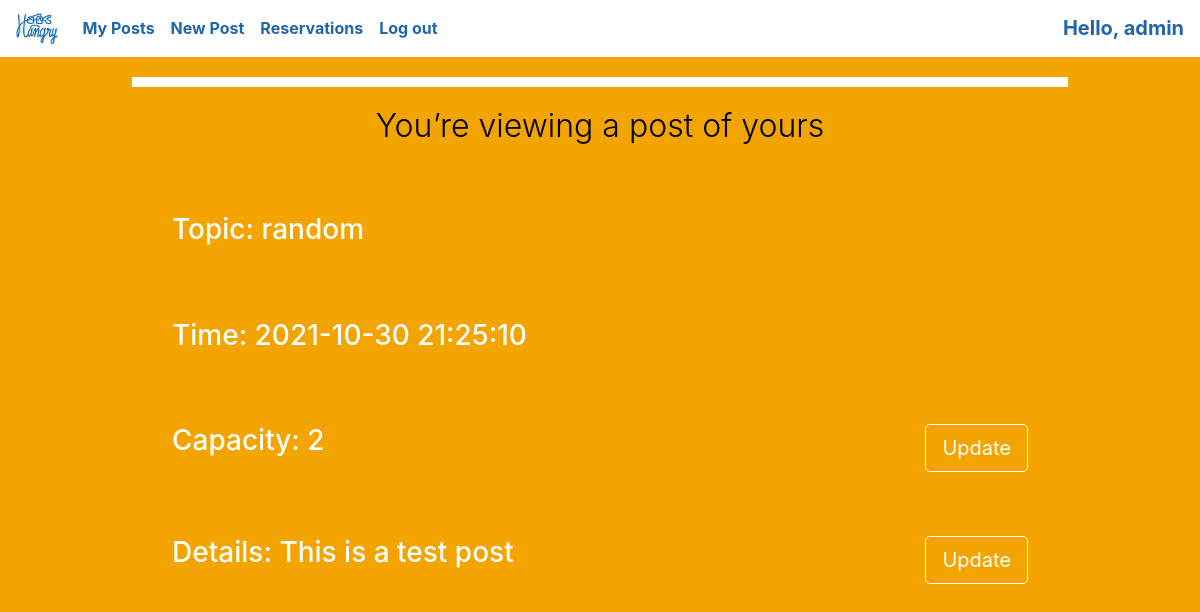
/editPost.php?pid=1 (signed in), run on the app's committed database.
### tables this page shows
CREATE TABLE `post` (
  `pid` int(11) NOT NULL,
  `cid` varchar(10) NOT NULL,
  `time` datetime NOT NULL,
  `details` varchar(1000) DEFAULT NULL,
  `capacity` int(11) NOT NULL,
  `tid` int(11) NOT NULL,
  CHECK (capacity < 6)
);

CREATE TABLE `topic` (
  `tid` int(11) NOT NULL,
  `name` varchar(50) NOT NULL
);

### mysql-helper.php (called while the page is built, shortened)
<?php
include 'mysql-connect.php';
function bindAllParams($stmt, $params) {
  for ($i = 0; $i < count($params); $i++) {
    $stmt->bindValue($i + 1, $params[$i]);
  }
}
function execute_query($sql, $params=null) {
  global $db;
  $stmt = $db->prepare($sql);
  if ($params) { bindAllParams($stmt, $params); }
  $success = $stmt->execute();
  $returnArr = array("was_successful" => $success,
                      "error_info" => $stmt->errorInfo(),
                      "row_count" => $stmt->rowCount(),
                      "rows_affected" => $stmt->fetchAll());
  return $returnArr;
}
?>

### editPost.php (the view, shortened to what this page needs)
<html>
<?php
include("common-head.php");
include("mysql-helper.php");
?>
<head>
<link rel="stylesheet" href="main.css" />
<link rel="stylesheet" href="editPost.css" />
</head>
<body>
<?php include('header.php') ?>
<?php
    $pid = $_GET['pid'];
    $sql = "SELECT fname, lname, name, details, time, capacity FROM user NATURAL JOIN topic NATURAL JOIN post WHERE pid = ?";
    $result = execute_query($sql,array($pid))['rows_affected'];
?>
<div class="container-fluid app-wrapper">
    <div class="white-bar"></div>
    <p class="display-4" style="color:black;">You’re viewing a post of yours</p>
    <div class="content-wrapper">
        <div class="list-group">
            <li class="list-group-item">
                <h3>Topic: <?php echo $result[0]["name"] ?></h3>
            </li>
            <li class="list-group-item">
                <h3>Time: <?php echo $result[0]["time"] ?></h3>
            </li>
            <li class="list-group-item">
                <h3>Capacity: <?php echo $result[0]["capacity"] ?></h3>
                <button type="button" class="btn btn-lg" onclick="updateCapacity(<?php echo $pid ?>)">Update</button>
            </li>
            <li class="list-group-item">
                <h3>Details: <?php echo $result[0]["details"] ?></h3>
                <button type="button" class="btn btn-lg" onclick="updateDetails(<?php echo $pid ?>)">Update</button>
            </li>
        </div>
    </div>
</div>
</body>
</html>

### main.css (style rules this page uses)
.app-wrapper { display: flex; flex-direction: column; align-items: center; background-color: #f3a400; color: white; min-height: 100%; overflow: auto; }
.white-bar { background-color: white; width: 80%; height: 10px; margin: 20px; }
.display-4 { font-size: 2rem; }
.content-wrapper { margin-top: 20px; width: 80%; }

### editPost.css (style rules this page uses)
.list-group-item { background-color: inherit; border-width: 0px; margin: 20px; display: flex; justify-content: space-between; }
.btn { color: white; background-color: inherit; border-color: white; }

### data on the page
post: tid.name "random", time "2021-10-30 21:25:10", capacity "2", details "This is a test post"

### other printed values
$_SESSION['name'] "admin"
